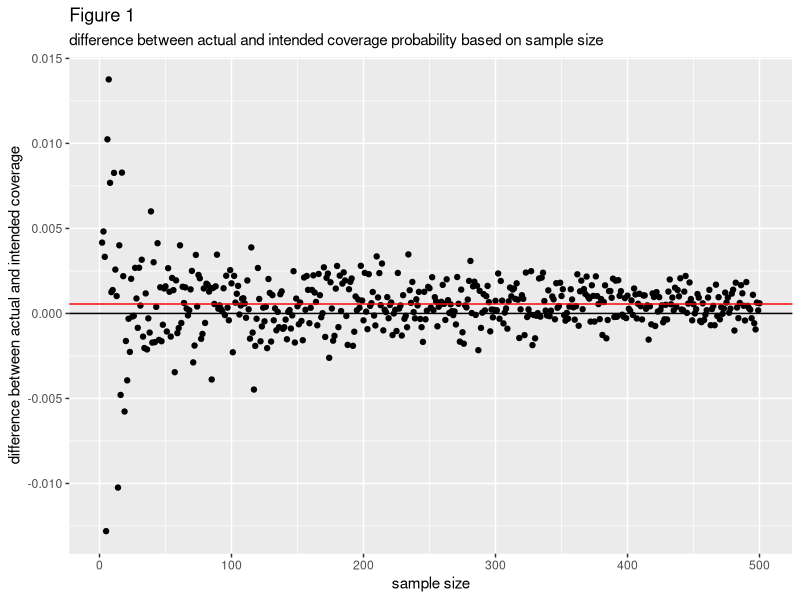
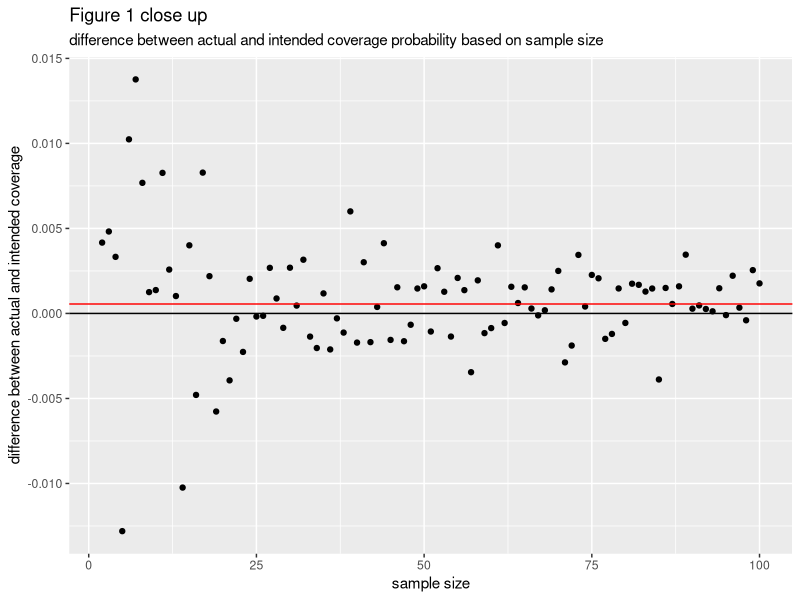
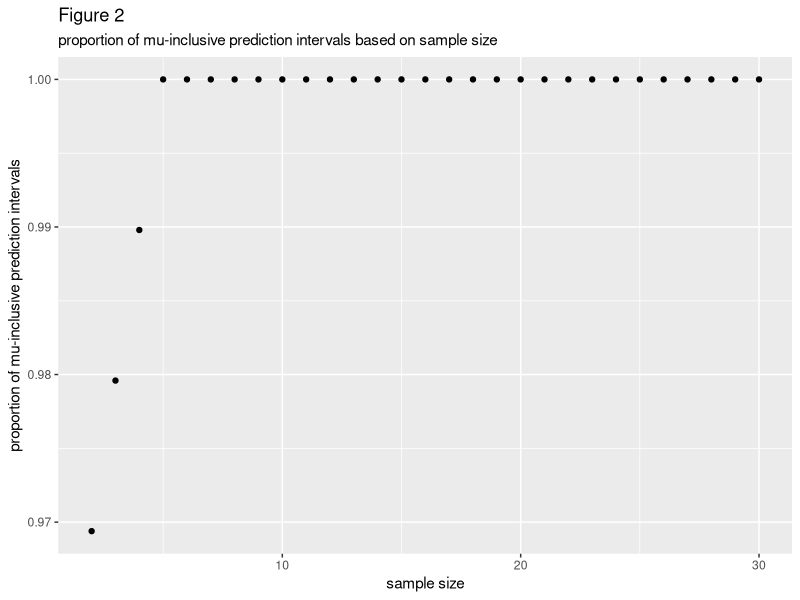
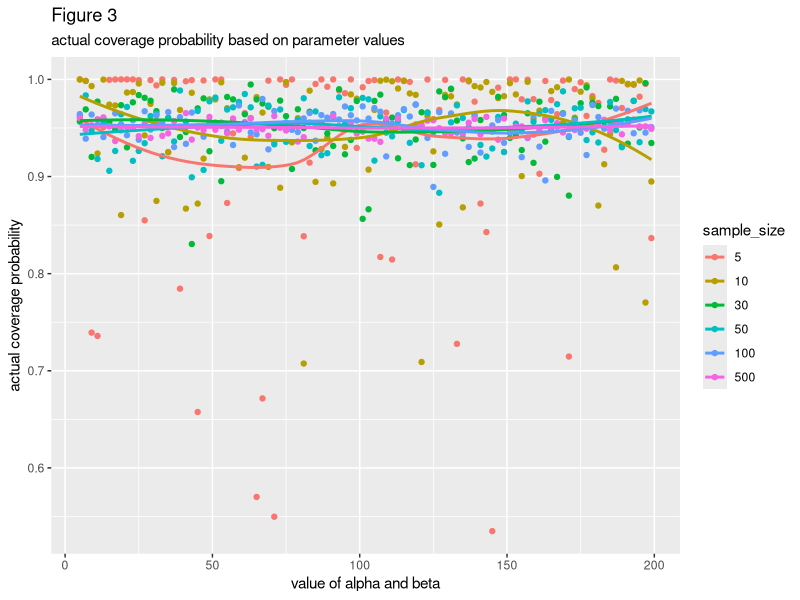

Here is the R script that generated these plots, in order:
## ---- chunk 1
library(tidyverse)
## ---- chunk 2
PI <- function(data, coverage_prob){ 
  #Generates a normal prediction interval with an intended coverage probability of coverage_prob based on a vector of numeric data
  n <- length(data)
  lower_tscore <- qt((1-coverage_prob)/2, df = n - 1)
  upper_tscore <- qt(((1-coverage_prob)/2) + coverage_prob, df = n - 1)
  avg <- mean(data)
  stan_d <- sd(data)
  lower_bound <- avg + lower_tscore*stan_d * sqrt(1 + (1/n))
  upper_bound <- avg + upper_tscore*stan_d * sqrt(1 + (1/n))
  return(data.frame(PI_percentage = coverage_prob, lower = lower_bound, upper = upper_bound))
}
## ---- chunk 3

one_beta_simulation <- function(n, alpha, beta, pi_prop){
  #Assesses prediction accuracy and actual coverage probability of a normal prediction interval when used on a vector of numeric data of size n. The numeric data is generated from a beta distribution with parameters alpha and beta.
  
  cover_df <- PI(rbeta(n, alpha, beta), pi_prop)
  
  cover_prop <- pbeta(cover_df[1, "upper"], alpha, beta) - pbeta(cover_df[1, "lower"], alpha, beta) #this is the proportion of the data's parent distribution that is actually covered by the normal prediction interval generated for said data.
  
  mean_in_interval <- .5 >= cover_df[1, "lower"] & .5 <= cover_df[1,"upper"]
  param_df <- data.frame(cover = cover_prop, alpha = rep(alpha, nrow(cover_df)), beta = rep(beta, nrow(cover_df)), mean_in_interval = mean_in_interval)
  df <- cbind(cover_df, param_df)
  return(df)
}
## ---- chunk 4

beta_sims_n <- function(n){
  #Iterates over a vector of possible alpha = beta values and applies one_beta_simulation to each possible value of alpha/beta. All simulations use data of sample size n.
  df1 <- map(parameters,\(param) one_beta_simulation(n, param, param, pi) ) %>%
  list_rbind()
  df2 <- data.frame(n = rep(n, nrow(df1)))
  df <- cbind(df2, df1)
  return(df)
}
## ---- chunk 5
parameters <- seq(5, 200, by = 2)
n <- 2:500
pi <- .95

beta_df <- map(n, \(n) beta_sims_n(n)) %>%
  list_rbind()
## ---- chunk 6
rows <- sample(1:nrow(beta_df), 10)
map(rows, \(i) beta_df[i,]) %>%
  list_rbind()
## ---- chunk 7
n_means_df <- beta_df %>%
  mutate(diff = cover - PI_percentage) %>%
  group_by(n) %>%
  summarize(mean = mean(diff), mu_in_interval = sum(mean_in_interval)/n())
avg <- mean(n_means_df$mean)
ggplot(n_means_df, aes(x = n, y = mean)) + 
  geom_point() + 
  geom_hline(yintercept = 0, col = "black")  +
  geom_hline(yintercept = avg, col = "red")  +
  labs(
    x = "sample size",
    y = "difference between actual and intended coverage",
    title = "Figure 1",
    subtitle = "difference between actual and intended coverage probability based on sample size",
  )

n_means_df <- beta_df %>%
  mutate(diff = cover - PI_percentage) %>%
  group_by(n) %>%
  summarize(mean = mean(diff), mu_in_interval = sum(mean_in_interval)/n()) %>%
  filter(n %in% 1:100)

ggplot(n_means_df, aes(x = n, y = mean)) + 
  geom_point() + 
  geom_hline(yintercept = 0, col = "black")  +
  geom_hline(yintercept = avg, col = "red")  +
  labs(
    x = "sample size",
    y = "difference between actual and intended coverage",
    title = "Figure 1 close up",
    subtitle = "difference between actual and intended coverage probability based on sample size",
  )
## ---- chunk 8
n_means_df <- beta_df %>%
  mutate(diff = cover - PI_percentage) %>%
  group_by(n) %>%
  summarize(mean = mean(diff), mu_in_interval = sum(mean_in_interval)/n()) %>%
  filter(n %in% 1:30)

ggplot(n_means_df, aes(x = n, y = mu_in_interval)) + 
  geom_point()  +
  labs(
    x = "sample size",
    y = "proportion of mu-inclusive prediction intervals",
    title = "Figure 2",
    subtitle = "proportion of mu-inclusive prediction intervals based on sample size"
  )
  
## ---- chunk 9
ns_of_interest <- c(5, 10, 30, 50, 100, 500)
beta_df_2 <- filter(beta_df,n %in% ns_of_interest) %>%
  mutate(sample_size = as.factor(n))
ggplot(beta_df_2, aes(x = alpha, y = cover, color = sample_size)) +
  geom_point() +
  geom_smooth(aes(line = n ), se = FALSE) +
  labs(
    x = "value of alpha and beta",
    y = "actual coverage probability",
    title = "Figure 3",
    subtitle = "actual coverage probability based on parameter values"
  )


